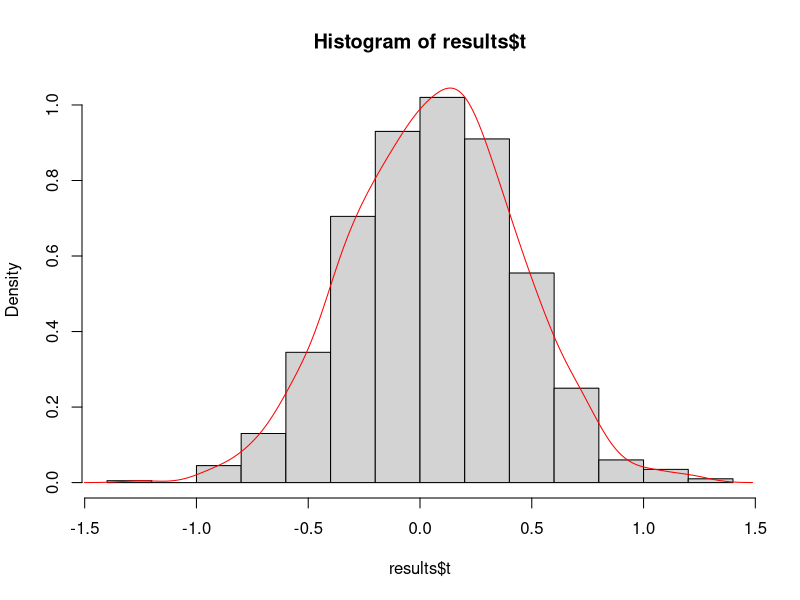

Source code (R): (Note: this script raises an error after producing the figure.)
#This code is to show how to use R to construct bootstrap CI.

# Package needed 
#install.packages("boot")
library(boot)

# Create a function f in R to compute the observed statistic
myf=function(df,i){
  stat=mean(df[i,])
  return(stat)
}

# generate data from standard normal distribution 
mydata=data.frame(x=rnorm(10))
# we know the mean of the population is zero
# theoretical CI
UB= mean(mydata$x) + qnorm(0.975)/sqrt(nrow(mydata))
LB= mean(mydata$x) - qnorm(0.975)/sqrt(nrow(mydata))

c(LB,UB)

# bootstrapping with R replications 

results = boot(mydata, myf , R = 1000)

# get conf% confidence interval 
resci = boot.ci(results, conf = 0.95, type="all")

hist(results$t,freq = F)
lines(density(results$t),col="red")

# Air Quality
data("airquality")
df = airquality %>% 
   select(Wind)

results = boot(df, myf , R = 100000)

# get conf% confidence interval 
boot.ci(results, conf = 0.95, type="all")


# Example showing how to plotting a theoretical distribution (e.g. Chi-square with 3 degrees of freedom) 
# and observations randomly generated from the same distribution
# We used this example to show how the empirical distribution is different from the true distribution

# Histogram
hist(rchisq(1000000,3),freq = FALSE, nclass = sqrt(1000000),ylim = c(0,0.4))
# Add the curve the density distribution function on the top of the histogram
lines(seq(0,15, by = 0.001),dchisq(seq(0,15, by = 0.001) ,df = 3), type="l", col="red")

